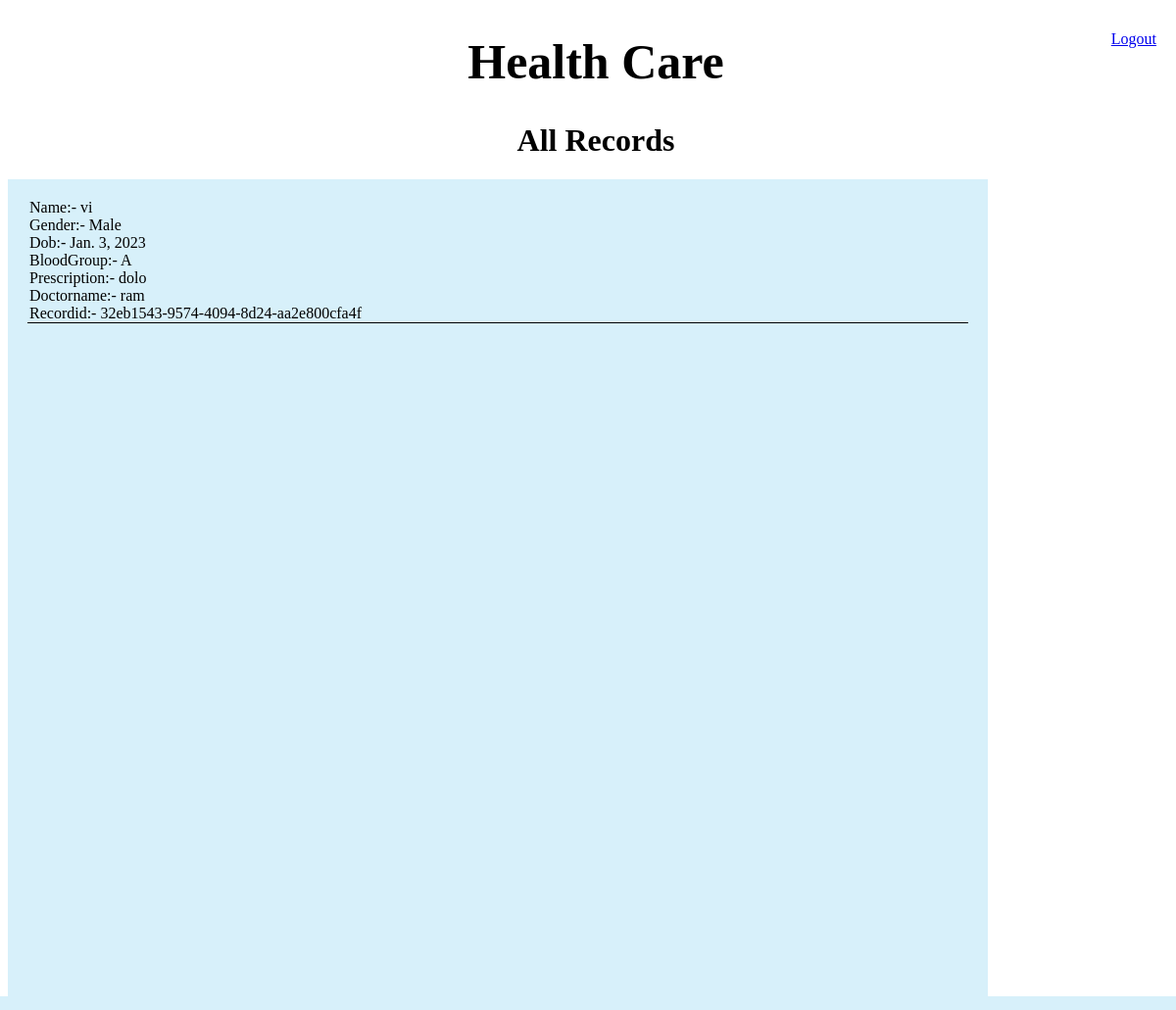
The app's page /userreports (signed in) with its own data.
### Management/models.py (models this page shows)
class Record(models.Model):
    patientname=models.ForeignKey(User,on_delete=models.CASCADE)
    gender=models.CharField(max_length=10)
    dob = models.DateField(max_length=8,null=True,blank=True)
    bloodgroup = models.CharField(max_length=14, blank=True, null=True)
    prescription=models.TextField()
    Doctorname=models.CharField(max_length=40)
    Record_id=models.UUIDField(max_length=8,default=uuid.uuid4)

class User(AbstractUser):
    email=models.EmailField(unique=True,null=True)
    bio=models.TextField(null=True,blank=True)
    gender=models.CharField(max_length=20,null=True)
    is_staff = models.BooleanField(default=False)
    is_paitent = models.BooleanField(default=False)
    Mobile=models.CharField(max_length=10,null=True,blank=True)
    dob = models.DateField(max_length=8,null=True,blank=True)
    bloodgroup = models.CharField(max_length=14, blank=True, null=True)
    address=models.TextField(blank=True, null=True)
    REQUIRED_FIELDS = []
    def __str__(self):
        return self.username

### Management/views.py (the view)
# urls.py: path("userreports",views.userreports,name="userreports")
def userreports(request):
    user=User.objects.get(username=request.user)
    print(request.user)
    records=Record.objects.filter(patientname=user)
    print(records)
    context={"reports":records}
    return render(request,"f2.html",context)

### templates/f2.html (shortened to what this page needs)
{% extends 'base.html' %}
{% block content %}
   <center> <h1> All Records</h1></center>
   <div id="all-reports">
        {% for i in reports %}
        <div id="ireport">
            <span>Name:- {{i.patientname}}</span><br>
            <span>Gender:- {{i.gender}}</span><br>
            <span>Dob:- {{i.dob}}</span><br>
            <span>BloodGroup:- {{i.bloodgroup}}</span><br>
            <span>Prescription:- {{i.prescription}}</span><br>
            <span>Doctorname:- {{i.Doctorname}}</span><br>
            <span>Recordid:- {{i.Record_id}}</span><br>
        </div>
        {% endfor %}
    </div>
{% endblock content%}

### templates/base.html (style rules this page uses)
body { width: 100%; height: 100%; background-image: url("https://i.pinimg.com/originals/21/54/cd/2154cd17b398cf202ab361615fe313af.jpg"); overflow: scroll; background-repeat:repeat-y; background-size: cover; }

### templates/f2.html (style rules this page uses)
#all-reports { width: 80%; height: 100vh; background-color: rgb(215, 240, 250); padding: 20px; }
#ireport { border-bottom: 1px black solid; }
span { margin: 2px; }

### records on screen
Record: patientname "vi", gender "Male", dob "Jan. 3, 2023", bloodgroup "A", prescription "dolo", Doctorname "ram", Record_id "32eb1543-9574-4094-8d24-aa2e800cfa4f"
